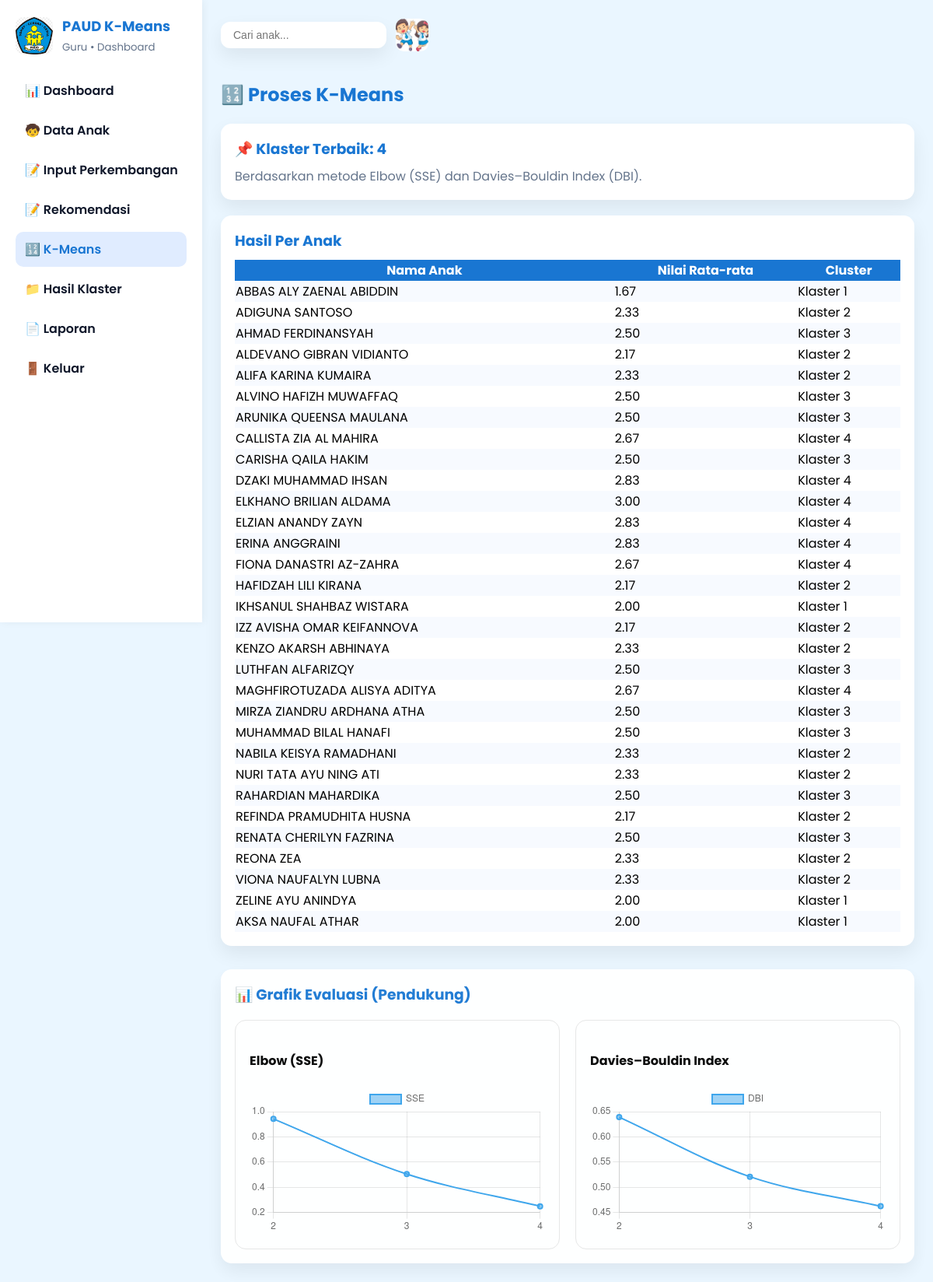
Page /kmeans.php on the committed database.
### tables this page shows
CREATE TABLE `anak` (
  `id_anak` int(11) NOT NULL,
  `nama_anak` varchar(100) DEFAULT NULL,
  `jenis_kelamin` enum('L','P') DEFAULT NULL,
  `usia` int(11) DEFAULT NULL,
  `kelas` varchar(10) DEFAULT NULL,
  `created_at` timestamp NOT NULL DEFAULT current_timestamp()
);

### kmeans.php (the view, shortened to what this page needs)
<?php
include "config.php";
$dataAnak = [];
$res = mysqli_query($conn, "
    SELECT a.id_anak, a.nama_anak, AVG(np.nilai_angka) AS nilai_rata
    FROM anak a
    JOIN nilai_perkembangan np ON np.id_anak = a.id_anak
    GROUP BY a.id_anak
");
while($r = mysqli_fetch_assoc($res)){
    $dataAnak[] = [
        'id_anak'   => (int)$r['id_anak'],
        'nama_anak' => $r['nama_anak'],
        'nilai'     => floatval($r['nilai_rata'])
    ];
}
function kmeans_1d($points, $k, $maxIter = 100){
    $min = min($points);
    $max = max($points);
    $centroids = [];
    for($i=0;$i<$k;$i++){
        $centroids[$i] = $min + ($i+0.5)*($max-$min)/$k;
    }
    for($iter=0;$iter<$maxIter;$iter++){
        $clusters = array_fill(0,$k,[]);
        foreach($points as $p){
            $dist = array_map(fn($c)=>abs($p-$c), $centroids);
            $clusters[array_search(min($dist), $dist)][] = $p;
        }
        $newCentroids = $centroids;
        foreach($clusters as $i=>$c){
            if(count($c)>0){
                $newCentroids[$i] = array_sum($c)/count($c);
            }
        }
        if($newCentroids === $centroids) break;
        $centroids = $newCentroids;
    }
    return [$centroids,$clusters];
}
function SSE($clusters,$centroids){
    $sse = 0;
    foreach($clusters as $i=>$c){
        foreach($c as $p){
            $sse += pow($p-$centroids[$i],2);
        }
    }
    return $sse;
}
function DBI($clusters,$centroids){
    $k = count($clusters);
    $s = [];
    foreach($clusters as $i=>$c){
        $sum=0;
        foreach($c as $p){ $sum+=abs($p-$centroids[$i]); }
        $s[$i] = $sum/count($c);
    }
    $db=0;
    for($i=0;$i<$k;$i++){
        $maxR=0;
        for($j=0;$j<$k;$j++){
            if($i==$j) continue;
            $m = abs($centroids[$i]-$centroids[$j]);
            $R = ($s[$i]+$s[$j])/$m;
            if($R>$maxR) $maxR=$R;
        }
        $db+=$maxR;
    }
    return $db/$k;
}
$points = array_map(fn($a)=>$a['nilai'],$dataAnak);
$elbow=[];
$dbi=[];
for($k=2;$k<=4;$k++){
    list($c,$cl)=kmeans_1d($points,$k);
    $elbow[$k]=SSE($cl,$c);
    $dbi[$k]=DBI($cl,$c);
}
$k_elbow = array_keys($elbow,min($elbow))[0];
$k_dbi   = array_keys($dbi,min($dbi))[0];
$K_FINAL = max(2,min(4,round(($k_elbow+$k_dbi)/2)));
list($centFinal,$clusFinal)=kmeans_1d($points,$K_FINAL);
$mapping=[];
foreach($dataAnak as $a){
    $dist=array_map(fn($c)=>abs($a['nilai']-$c),$centFinal);
    $mapping[$a['id_anak']] = array_search(min($dist),$dist)+1;
}
?>
<!doctype html>
<html lang="id">
<head>
</head>
<body>
<div class="app">
<?php include "sidebar.php"; ?>
<div class="main">
<div class="topbar"><?php include "topbar.php"; ?></div>
<h2 style="color:#1976D2">🔢 Proses K-Means</h2>
<div class="card">
    <h3>📌 Klaster Terbaik: <span style="color:#1976D2"><?= $K_FINAL ?></span></h3>
    <p>Berdasarkan metode Elbow (SSE) dan Davies–Bouldin Index (DBI).</p>
</div>
<div class="card" style="margin-top:20px">
<h3>Hasil Per Anak</h3>
<table style="width:100%;border-collapse:collapse;margin-top:10px">
<tr>
<th>Nama Anak</th>
<th>Nilai Rata-rata</th>
<th>Cluster</th>
</tr>
<?php foreach($dataAnak as $a){ ?>
<tr>
<td><?= $a['nama_anak'] ?></td>
<td><?= number_format($a['nilai'],2) ?></td>
<td>Klaster <?= $mapping[$a['id_anak']] ?></td>
</tr>
<?php } ?>
</table>
</div>
<div class="card" style="margin-top:30px;opacity:.95">
<h3 style="color:#1976D2">📊 Grafik Evaluasi (Pendukung)</h3>
<div style="display:grid;grid-template-columns:repeat(auto-fit,minmax(280px,1fr));gap:20px;margin-top:18px">
<div class="chart-box">
<h4>Elbow (SSE)</h4>
<canvas id="chartElbow"></canvas>
</div>
<div class="chart-box">
<h4>Davies–Bouldin Index</h4>
<canvas id="chartDBI"></canvas>
</div>
</div>
</div>
</div>
</div>
<script>
document.addEventListener("DOMContentLoaded",function(){
const elbowData = <?= json_encode($elbow) ?>;
const dbiData   = <?= json_encode($dbi) ?>;
const labels    = Object.keys(elbowData);
function draw(id,label,data){
    const el=document.getElementById(id);
    if(!el) return;
    new Chart(el,{
        type:'line',
        data:{
            labels:labels,
            datasets:[{
                label:label,
                data:Object.values(data),
                borderWidth:2,
                tension:.35
            }]
        },
        options:{responsive:true}
    });
}
draw('chartElbow','SSE',elbowData);
draw('chartDBI','DBI',dbiData);
});
</script>
</body>
</html>

### kmeans.php (style rules this page uses)
.chart-box { background:#fff; padding:18px; border-radius:14px; border:1px solid #e6e6e6; }
table th { background:#1976D2; color:#fff; }
tr:nth-child(even) { background:#f7faff }

### rows in the picture
anak: nama_anak "ABBAS ALY ZAENAL ABIDDIN", nilai "1.67", id_anak "1"
anak: nama_anak "ADIGUNA SANTOSO", nilai "2.33", id_anak "2"
anak: nama_anak "AHMAD FERDINANSYAH", nilai "2.50", id_anak "3"
anak: nama_anak "ALDEVANO GIBRAN VIDIANTO", nilai "2.17", id_anak "2"
anak: nama_anak "ALIFA KARINA KUMAIRA", nilai "2.33", id_anak "2"
anak: nama_anak "ALVINO HAFIZH MUWAFFAQ", nilai "2.50", id_anak "3"
anak: nama_anak "ARUNIKA QUEENSA MAULANA", nilai "2.50", id_anak "3"
anak: nama_anak "CALLISTA ZIA AL MAHIRA", nilai "2.67", id_anak "4"
anak: nama_anak "CARISHA QAILA HAKIM", nilai "2.50", id_anak "3"
anak: nama_anak "DZAKI MUHAMMAD IHSAN", nilai "2.83", id_anak "4"
anak: nama_anak "ELKHANO BRILIAN ALDAMA", nilai "3.00", id_anak "4"
anak: nama_anak "ELZIAN ANANDY ZAYN", nilai "2.83", id_anak "4"
anak: nama_anak "ERINA ANGGRAINI", nilai "2.83", id_anak "4"
anak: nama_anak "FIONA DANASTRI AZ-ZAHRA", nilai "2.67", id_anak "4"
anak: nama_anak "HAFIDZAH LILI KIRANA", nilai "2.17", id_anak "2"
anak: nama_anak "IKHSANUL SHAHBAZ WISTARA", nilai "2.00", id_anak "1"
anak: nama_anak "IZZ AVISHA OMAR KEIFANNOVA", nilai "2.17", id_anak "2"
anak: nama_anak "KENZO AKARSH ABHINAYA", nilai "2.33", id_anak "2"
anak: nama_anak "LUTHFAN ALFARIZQY", nilai "2.50", id_anak "3"
anak: nama_anak "MAGHFIROTUZADA ALISYA ADITYA", nilai "2.67", id_anak "4"
anak: nama_anak "MIRZA ZIANDRU ARDHANA ATHA", nilai "2.50", id_anak "3"
anak: nama_anak "MUHAMMAD BILAL HANAFI", nilai "2.50", id_anak "3"
anak: nama_anak "NABILA KEISYA RAMADHANI", nilai "2.33", id_anak "2"
anak: nama_anak "NURI TATA AYU NING ATI", nilai "2.33", id_anak "2"
anak: nama_anak "RAHARDIAN MAHARDIKA", nilai "2.50", id_anak "3"
anak: nama_anak "REFINDA PRAMUDHITA HUSNA", nilai "2.17", id_anak "2"
anak: nama_anak "RENATA CHERILYN FAZRINA", nilai "2.50", id_anak "3"
anak: nama_anak "REONA ZEA", nilai "2.33", id_anak "2"
anak: nama_anak "VIONA NAUFALYN LUBNA", nilai "2.33", id_anak "2"
anak: nama_anak "ZELINE AYU ANINDYA", nilai "2.00", id_anak "1"
anak: nama_anak "AKSA NAUFAL ATHAR", nilai "2.00", id_anak "1"

### other values in the picture
$K_FINAL "4"
chart data {{ json_encode($elbow) }} {"2":0.9424496493333335,"3":0.5048742255714285,"4":0.24917195243506465}
chart data {{ json_encode($dbi) }} {"2":0.6390120346630098,"3":0.5209233335652389,"4":0.4623235662775876}
